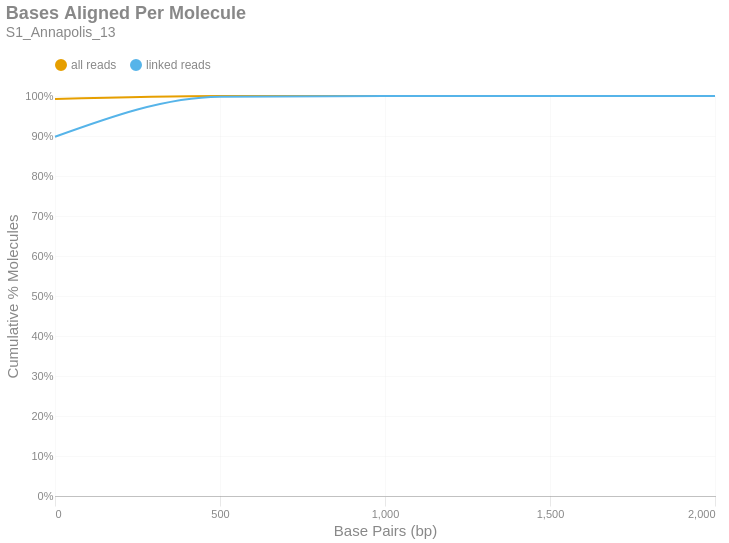

Notebook cell for this chart:
### Markdown cell above
### Bases Aligned Per Molecule
This is a cumulative frequency distribution showing the number of base pairs aligned per unique molecule. These data are shown in 500 bp bins. There are two distributions: one with `all reads` (yellow) and another with only `linked reads` (blue). The percent of molecules in the `linked reads` distribution is relative to the total number of linked molecules.

### Code cell
if SKIPLR:
    print_html(f"Skipped")
else:
    binned_df = consolidated_hist(valids['aligned_bp'], mask, 500, True)
    with SafeRender(binned_df):
        (
            density_plot(binned_df, 'Bases Aligned Per Molecule', samplename, 'basesper')
            .encode(
                x=alt.X('bin:Q', title="Base Pairs (bp)").axis(tickMinStep=500).scale(padding=0),
                y=alt.Y('value:Q', title='Cumulative % Molecules')
                    .axis(format='%')
                    .scale(domain = [0,1])
                    .stack(False),
                color=alt.Color("key:N").scale(domain = ["all reads", "linked reads"]),
                tooltip = [
                    alt.Tooltip("key:N", title = "Data Type"),
                    alt.Tooltip("range_label:N", title="Bases Aligned Per Molecule"),
                    alt.Tooltip("value:Q", format = ".2%", title="% Molecules (Cum.)")
                ]
            )
        ).display()

### Figure 1 — Vega-Lite specification as saved in the notebook (floating-point values rounded to 4 significant figures)
{"width": "container", "height": 400, "config": {"title": {"anchor": "start", "dy": -15, "fontSize": 18, "color": "#888888", "subtitleColor": "#888888", "subtitleFontSize": 14}, "arc": {"fill": "#0072B2"}, "axis": {"domainColor": "#888888", "domainWidth": 0.5, "gridWidth": 0.2, "grid": false, "titleFontWeight": 400, "titleFontSize": 15, "labelFontSize": 11, "labelColor": "#888888", "tickColor": "#888888", "tickWidth": 0.2, "titleColor": "#888888"}, "axisBand": {"grid": false}, "axisX": {"grid": true, "tickSize": 10, "domainCap": "round"}, "axisY": {"domain": false, "grid": true, "tickSize": 0, "domainCap": "round"}, "background": "transparent", "header": {"labelFontSize": 15, "labelColor": "#888888", "titleFontSize": 15, "titleFontWeight": 600, "titleColor": "#888888"}, "legend": {"labelFont": "sans-serif", "labelFontSize": 12, "labelColor": "#888888", "symbolSize": 100, "symbolType": "circle", "titleFontSize": 12, "titlePadding": 10, "titleColor": "#888888", "title": null, "orient": "top"}, "range": {"category": ["#E69F00", "#56B4E9", "#009E73", "#F0E442", "#0072B2", "#D55E00", "#CC79A7", "#000000"], "diverging": ["#cfe8f3", "#a2d4ec", "#73bfe2", "#46abdb", "#1696d2", "#12719e"]}, "area": {"fill": "#0072B2", "fillOpacity": 0.7, "line": true, "strokeOpacity": 0.7}, "line": {"color": "#0072B2", "stroke": "#0072B2", "strokeWidth": 2}, "trail": {"color": "#0072B2", "stroke": "#0072B2", "strokeWidth": 0, "size": 1}, "point": {"filled": true, "fillOpacity": 1.0, "size": 95}, "text": {"color": "#888888", "fontSize": 11, "align": "right", "fontWeight": 400, "size": 11}, "bar": {"fill": "#0072B2", "stroke": null}, "view": {"stroke": null, "continuousWidth": 660, "continuousHeight": 400}}, "data": {"name": "data-60e924562fc34b8c3906e96281c0dfcd"}, "mark": {"type": "line", "interpolate": "monotone", "point": {"opacity": 0, "size": 275}}, "encoding": {"color": {"field": "key", "scale": {"domain": ["all reads", "linked reads"]}, "type": "nominal"}, "tooltip": [{"field": "key", "title": "Data Type", "type": "nominal"}, {"field": "range_label", "title": "Bases Aligned Per Molecule", "type": "nominal"}, {"field": "value", "format": ".2%", "title": "% Molecules (Cum.)", "type": "quantitative"}], "x": {"axis": {"tickMinStep": 500}, "field": "bin", "scale": {"padding": 0}, "title": "Base Pairs (bp)", "type": "quantitative"}, "y": {"axis": {"format": "%"}, "field": "value", "scale": {"domain": [0, 1]}, "stack": false, "title": "Cumulative % Molecules", "type": "quantitative"}}, "params": [{"name": "param_c36ac31b6afebe62", "select": {"type": "point", "fields": ["key"]}, "bind": "legend"}], "title": {"text": "Bases Aligned Per Molecule", "subtitle": "S1_Annapolis_13"}, "transform": [{"fold": ["all reads (cumsum)", "linked reads (cumsum)"]}, {"calculate": "replace(datum.key, ' (cumsum)', '')", "as": "key"}, {"filter": {"param": "param_c36ac31b6afebe62"}}], "usermeta": {"embedOptions": {"downloadFileName": "S1_Annapolis_13.basesper"}}, "$schema": "https://vega.github.io/schema/vega-lite/v6.1.0.json", "datasets": {"data-60e924562fc34b8c3906e96281c0dfcd": [{"bin": "0.0", "interval": "0.0-500.0", "all reads": 0.9927, "linked reads": 0.8982, "all reads (cumsum)": 0.9927, "linked reads (cumsum)": 0.8982, "range_label": "0-499"}, {"bin": "500.0", "interval": "500.0-1000.0", "all reads": 0.007164, "linked reads": 0.1001, "all reads (cumsum)": 0.9998, "linked reads (cumsum)": 0.9983, "range_label": "500-999"}, {"bin": "1000.0", "interval": "1000.0-1500.0", "all reads": 0.0001605, "linked reads": 0.001653, "all reads (cumsum)": 1.0, "linked reads (cumsum)": 1.0, "range_label": "1000-1499"}, {"bin": "1500.0", "interval": "1500.0-2000.0", "all reads": 4.827e-06, "linked reads": 2.867e-05, "all reads (cumsum)": 1.0, "linked reads (cumsum)": 1.0, "range_label": "1500-1999"}, {"bin": "2000.0", "interval": "2000.0-2500.0", "all reads": 6.034e-07, "linked reads": 0.0, "all reads (cumsum)": 1.0, "linked reads (cumsum)": 1.0, "range_label": "2000-2499"}]}}
